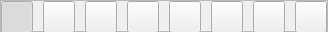
<?xml version="1.0" encoding="UTF-8"?>
<ui version="4.0">
 <class>TLWbColorForm</class>
 <widget class="QWidget" name="TLWbColorForm">
  <property name="geometry">
   <rect>
    <x>0</x>
    <y>0</y>
    <width>328</width>
    <height>32</height>
   </rect>
  </property>
  <property name="sizePolicy">
   <sizepolicy hsizetype="Preferred" vsizetype="Fixed">
    <horstretch>0</horstretch>
    <verstretch>0</verstretch>
   </sizepolicy>
  </property>
  <property name="minimumSize">
   <size>
    <width>0</width>
    <height>32</height>
   </size>
  </property>
  <property name="maximumSize">
   <size>
    <width>456456</width>
    <height>32</height>
   </size>
  </property>
  <property name="windowTitle">
   <string>Form</string>
  </property>
  <layout class="QHBoxLayout" name="horizontalLayout">
   <property name="spacing">
    <number>0</number>
   </property>
   <property name="leftMargin">
    <number>0</number>
   </property>
   <property name="topMargin">
    <number>0</number>
   </property>
   <property name="rightMargin">
    <number>0</number>
   </property>
   <property name="bottomMargin">
    <number>0</number>
   </property>
   <item>
    <widget class="QFrame" name="m_colorFrame">
     <property name="sizePolicy">
      <sizepolicy hsizetype="Preferred" vsizetype="Fixed">
       <horstretch>0</horstretch>
       <verstretch>0</verstretch>
      </sizepolicy>
     </property>
     <property name="minimumSize">
      <size>
       <width>0</width>
       <height>32</height>
      </size>
     </property>
     <property name="maximumSize">
      <size>
       <width>16777215</width>
       <height>32</height>
      </size>
     </property>
     <property name="frameShape">
      <enum>QFrame::StyledPanel</enum>
     </property>
     <property name="frameShadow">
      <enum>QFrame::Raised</enum>
     </property>
     <layout class="QHBoxLayout" name="horizontalLayout_2">
      <property name="spacing">
       <number>10</number>
      </property>
      <property name="leftMargin">
       <number>0</number>
      </property>
      <property name="topMargin">
       <number>0</number>
      </property>
      <property name="rightMargin">
       <number>0</number>
      </property>
      <property name="bottomMargin">
       <number>0</number>
      </property>
      <item>
       <widget class="TLWbColorButton" name="m_colorWhiteButton">
        <property name="sizePolicy">
         <sizepolicy hsizetype="Fixed" vsizetype="Fixed">
          <horstretch>0</horstretch>
          <verstretch>0</verstretch>
         </sizepolicy>
        </property>
        <property name="minimumSize">
         <size>
          <width>32</width>
          <height>32</height>
         </size>
        </property>
        <property name="maximumSize">
         <size>
          <width>32</width>
          <height>32</height>
         </size>
        </property>
        <property name="text">
         <string/>
        </property>
        <property name="checkable">
         <bool>true</bool>
        </property>
        <property name="checked">
         <bool>true</bool>
        </property>
        <property name="autoExclusive">
         <bool>true</bool>
        </property>
       </widget>
      </item>
      <item>
       <widget class="TLWbColorButton" name="m_colorBlackButton">
        <property name="sizePolicy">
         <sizepolicy hsizetype="Fixed" vsizetype="Fixed">
          <horstretch>0</horstretch>
          <verstretch>0</verstretch>
         </sizepolicy>
        </property>
        <property name="minimumSize">
         <size>
          <width>32</width>
          <height>32</height>
         </size>
        </property>
        <property name="maximumSize">
         <size>
          <width>32</width>
          <height>32</height>
         </size>
        </property>
        <property name="text">
         <string/>
        </property>
        <property name="checkable">
         <bool>true</bool>
        </property>
        <property name="checked">
         <bool>false</bool>
        </property>
        <property name="autoExclusive">
         <bool>true</bool>
        </property>
       </widget>
      </item>
      <item>
       <widget class="TLWbColorButton" name="m_colorRedButton">
        <property name="sizePolicy">
         <sizepolicy hsizetype="Fixed" vsizetype="Fixed">
          <horstretch>0</horstretch>
          <verstretch>0</verstretch>
         </sizepolicy>
        </property>
        <property name="minimumSize">
         <size>
          <width>32</width>
          <height>32</height>
         </size>
        </property>
        <property name="maximumSize">
         <size>
          <width>32</width>
          <height>32</height>
         </size>
        </property>
        <property name="text">
         <string/>
        </property>
        <property name="checkable">
         <bool>true</bool>
        </property>
        <property name="checked">
         <bool>false</bool>
        </property>
        <property name="autoExclusive">
         <bool>true</bool>
        </property>
       </widget>
      </item>
      <item>
       <widget class="TLWbColorButton" name="m_colorGreenButton">
        <property name="sizePolicy">
         <sizepolicy hsizetype="Fixed" vsizetype="Fixed">
          <horstretch>0</horstretch>
          <verstretch>0</verstretch>
         </sizepolicy>
        </property>
        <property name="minimumSize">
         <size>
          <width>32</width>
          <height>32</height>
         </size>
        </property>
        <property name="maximumSize">
         <size>
          <width>32</width>
          <height>32</height>
         </size>
        </property>
        <property name="text">
         <string/>
        </property>
        <property name="checkable">
         <bool>true</bool>
        </property>
        <property name="checked">
         <bool>false</bool>
        </property>
        <property name="autoExclusive">
         <bool>true</bool>
        </property>
       </widget>
      </item>
      <item>
       <widget class="TLWbColorButton" name="m_colorBlueButton">
        <property name="sizePolicy">
         <sizepolicy hsizetype="Fixed" vsizetype="Fixed">
          <horstretch>0</horstretch>
          <verstretch>0</verstretch>
         </sizepolicy>
        </property>
        <property name="minimumSize">
         <size>
          <width>32</width>
          <height>32</height>
         </size>
        </property>
        <property name="maximumSize">
         <size>
          <width>32</width>
          <height>32</height>
         </size>
        </property>
        <property name="text">
         <string/>
        </property>
        <property name="checkable">
         <bool>true</bool>
        </property>
        <property name="checked">
         <bool>false</bool>
        </property>
        <property name="autoExclusive">
         <bool>true</bool>
        </property>
       </widget>
      </item>
      <item>
       <widget class="TLWbColorButton" name="m_colorYellowButton">
        <property name="sizePolicy">
         <sizepolicy hsizetype="Fixed" vsizetype="Fixed">
          <horstretch>0</horstretch>
          <verstretch>0</verstretch>
         </sizepolicy>
        </property>
        <property name="minimumSize">
         <size>
          <width>32</width>
          <height>32</height>
         </size>
        </property>
        <property name="maximumSize">
         <size>
          <width>32</width>
          <height>32</height>
         </size>
        </property>
        <property name="text">
         <string/>
        </property>
        <property name="checkable">
         <bool>true</bool>
        </property>
        <property name="checked">
         <bool>false</bool>
        </property>
        <property name="autoExclusive">
         <bool>true</bool>
        </property>
       </widget>
      </item>
      <item>
       <widget class="TLWbColorButton" name="m_colorPinkButton">
        <property name="sizePolicy">
         <sizepolicy hsizetype="Fixed" vsizetype="Fixed">
          <horstretch>0</horstretch>
          <verstretch>0</verstretch>
         </sizepolicy>
        </property>
        <property name="minimumSize">
         <size>
          <width>32</width>
          <height>32</height>
         </size>
        </property>
        <property name="maximumSize">
         <size>
          <width>32</width>
          <height>32</height>
         </size>
        </property>
        <property name="text">
         <string/>
        </property>
        <property name="checkable">
         <bool>true</bool>
        </property>
        <property name="checked">
         <bool>false</bool>
        </property>
        <property name="autoExclusive">
         <bool>true</bool>
        </property>
       </widget>
      </item>
      <item>
       <widget class="TLWbColorButton" name="m_colorGrayButton">
        <property name="sizePolicy">
         <sizepolicy hsizetype="Fixed" vsizetype="Fixed">
          <horstretch>0</horstretch>
          <verstretch>0</verstretch>
         </sizepolicy>
        </property>
        <property name="minimumSize">
         <size>
          <width>32</width>
          <height>32</height>
         </size>
        </property>
        <property name="maximumSize">
         <size>
          <width>32</width>
          <height>32</height>
         </size>
        </property>
        <property name="text">
         <string/>
        </property>
        <property name="checkable">
         <bool>true</bool>
        </property>
        <property name="checked">
         <bool>false</bool>
        </property>
        <property name="autoExclusive">
         <bool>true</bool>
        </property>
       </widget>
      </item>
     </layout>
    </widget>
   </item>
  </layout>
 </widget>
 <customwidgets>
  <customwidget>
   <class>TLWbColorButton</class>
   <extends>QPushButton</extends>
   <header>TLWbColorButton.h</header>
  </customwidget>
 </customwidgets>
 <resources/>
 <connections/>
</ui>
